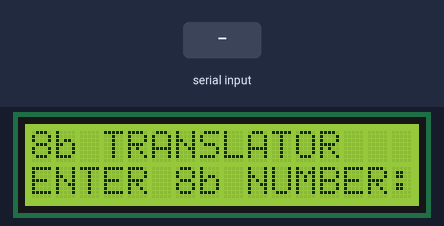
The program below on a simulated Raspberry Pi (header pin numbers). On the bench: 16×2 character LCD. The test bench sets the inputs (shaded band). What the program prints to the terminal is not drawn.

Above: at 1.4 s.
1.5 s: "5" typed at the terminal, then Enter
At 2.5 s:
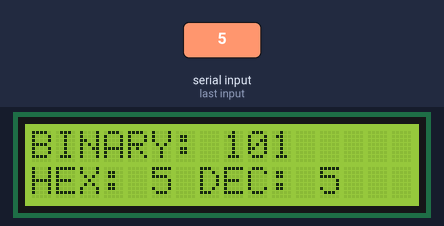
3.0 s: "90" typed at the terminal, then Enter
At 5.1 s:
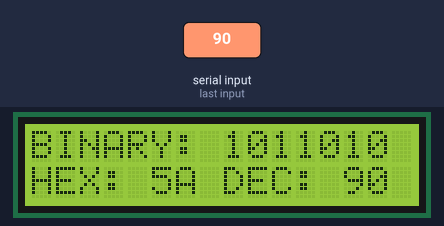
6.0 s: "200" typed at the terminal, then Enter
At 9.0 s:
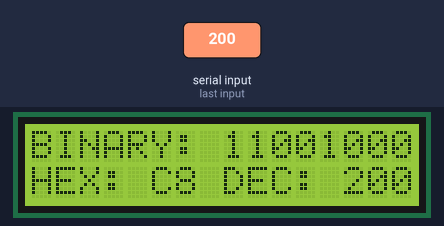
Timing chart, 0 to 10.5 s (numbered marks = the images above; inputs shaded):
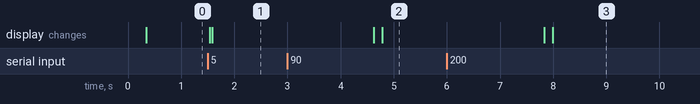

Measured:
- after the input at 1.5 s, the display: first changes at once (image 1 shows a later state)

The program:

8b_Translator.py
```python
# 8b Translator Python program example:

# Note: be mindful while working with
# electronics. There are mistakes that
# cannot be corrected should you ignore
# any basic electronics rules. Electronics
# demands basic math skills and knowledge
# of electronics components alike.

# Items needed are as follows:

# Respberry Pi = 1
# breadboard = 1
# LCD display = 1
# 74HC595 shift register = 1
# LEDs = 8
# 220 ohm resistor = 8
# jumper wire = 20 or more +2 for the Rasp pi fan

# Note: use two other jumper wires for
# the Raspberry Pi fan, while in use/
# operation.

# 8b Translator Python program example:

# This Raspberry Pi Python program allows
# users to input decimal numbers, then
# translate them into binary, hexadecimal
# and decimal values using the 74HC595
# shift register.

# We will use the breadboard method:

# GPIO.setmode(GPIO.BOARD)

# This method is for the GPIO pinouts
# not the GPIO numbers, such as BCM

# You can also use the Broadcom SOC
# Channel method if you prefer:

# GPIO.setmode(GPIO.BCM)
# This allows GPIO numbers, not GPIO
# pinouts, such as the breadboard
# method illustrates in our Python
# program example:

import RPi.GPIO as GPIO,drivers
from time import sleep as wait

GPIO.setmode(GPIO.BOARD) # breadboard method
GPIO.setwarnings(False) # disable setwarnings
display=drivers.Lcd() # enable the LCD display

display.lcd_clear() # clear the LCD screen

latch=23
data_bit=29
clock=21

msbs=256

control_shift=data_bit,latch,clock

stop_program_message='''
print('Stop program Execution/run:')
print('cleanup/release all GPIO pinouts \
to LOW state.')'''

message='8b TRANSLATOR','ENTER 8b NUMBER:'
value_error='BYTE VALUES ONLY','PLEASE: 0-255'
index_error='VALUE EXCEEDS','8b RANGE 0-255'

for i in control_shift:GPIO.setup(i,GPIO.OUT)

for i in range(16):
    GPIO.output(latch,0)
    GPIO.output(data_bit,0)
    GPIO.output(clock,1)
    GPIO.output(latch,1)
    GPIO.output(clock,0)

while True:
    try:
        while True:
            try:
                display.lcd_clear()
                display.lcd_display_string(
                message[0],1)
                byte=int(input(display.
                lcd_display_string(message[1],2)))
                if byte>=msbs:
                    display.lcd_clear()
                    for i in range(2):
                        display.lcd_display_string(
                        index_error[i],1+i)
                    wait(2)
                    break
                display.lcd_clear()
                display.lcd_display_string(
                f'BINARY: {byte:b}',1)
                display.lcd_display_string(
                f'HEX: {byte:X} DEC: {byte:d}',2)
                for i in range(byte,-1,-1):
                    bin=f'{byte:b}'
                    for j in range(16):
                        GPIO.output(latch,0)
                        GPIO.output(
                        data_bit,int(bin[j]))
                        GPIO.output(clock,1)
                        GPIO.output(latch,1)
                        GPIO.output(clock,0)

            except ValueError:
                display.lcd_clear()
                for i in range(2):
                    display.lcd_display_string(
                    value_error[i],1+i)
                wait(2)
                break

            except IndexError:
                pass
            wait(3)

            for i in range(16):
                GPIO.output(latch,0)
                GPIO.output(data_bit,0)
                GPIO.output(clock,1)
                GPIO.output(latch,1)
                GPIO.output(clock,0)

# Note: it is recomended that you setup
# a KeyboardInterrupt handler to force
# the GPIO pins to return to a low state/off.

# GPIO.cleanup() sets all GPIO pins to LOW/OFF

    except KeyboardInterrupt:
        exec(stop_program_message)

        for i in range(16):
            GPIO.output(latch,0)
            GPIO.output(data_bit,0)
            GPIO.output(clock,1)
            GPIO.output(latch,1)
            GPIO.output(clock,0)

        display.lcd_clear()
        display.lcd_backlight(0)
        GPIO.cleanup()
        break
```
